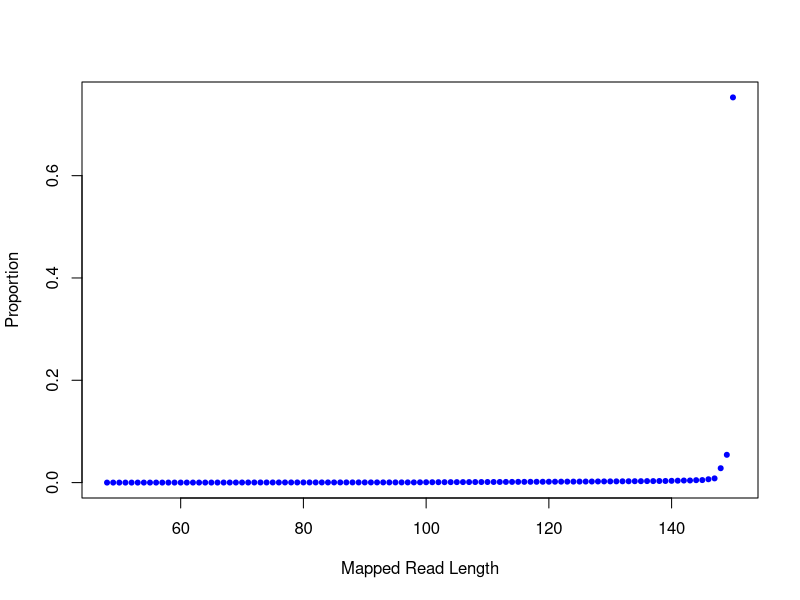

Generate this figure with R:
png("/rds/user/is460/hpc-work/muscle-rnaseq/ezbamqc/output/figs/srpk3_hom_ttnb_wt_8.readlen_profile.png",width=500,height=500,units="px")
readlen_val=c(48,49,50,51,52,53,54,55,56,57,58,59,60,61,62,63,64,65,66,67,68,69,70,71,72,73,74,75,76,77,78,79,80,81,82,83,84,85,86,87,88,89,90,91,92,93,94,95,96,97,98,99,100,101,102,103,104,105,106,107,108,109,110,111,112,113,114,115,116,117,118,119,120,121,122,123,124,125,126,127,128,129,130,131,132,133,134,135,136,137,138,139,140,141,142,143,144,145,146,147,148,149,150)
readlen_count=c(64,115,191,309,467,685,712,839,1009,1089,1436,1538,1741,1739,2098,2209,2425,2492,3136,3397,4011,4388,5551,6013,6561,7368,6873,7360,7952,8729,8274,8617,8597,9247,8910,8994,9338,9366,9647,9857,9949,10259,10249,10213,10690,10799,10981,10871,11014,11332,11499,15560,18988,20124,22370,23090,24965,26083,27331,28653,30482,31051,32644,33844,34870,37452,38342,41280,41355,43250,44351,46160,47924,49621,51580,53478,54603,56121,58400,59820,63003,65682,66978,68671,71707,73744,77346,78426,83247,83302,88589,90079,97702,105334,114772,116821,134046,139460,185771,233722,798337,1544015,21406566)
plot(readlen_val,(readlen_count/28430510),pch=20,xlab="Mapped Read Length",ylab="Proportion",col="blue")
dev.state=dev.off()
